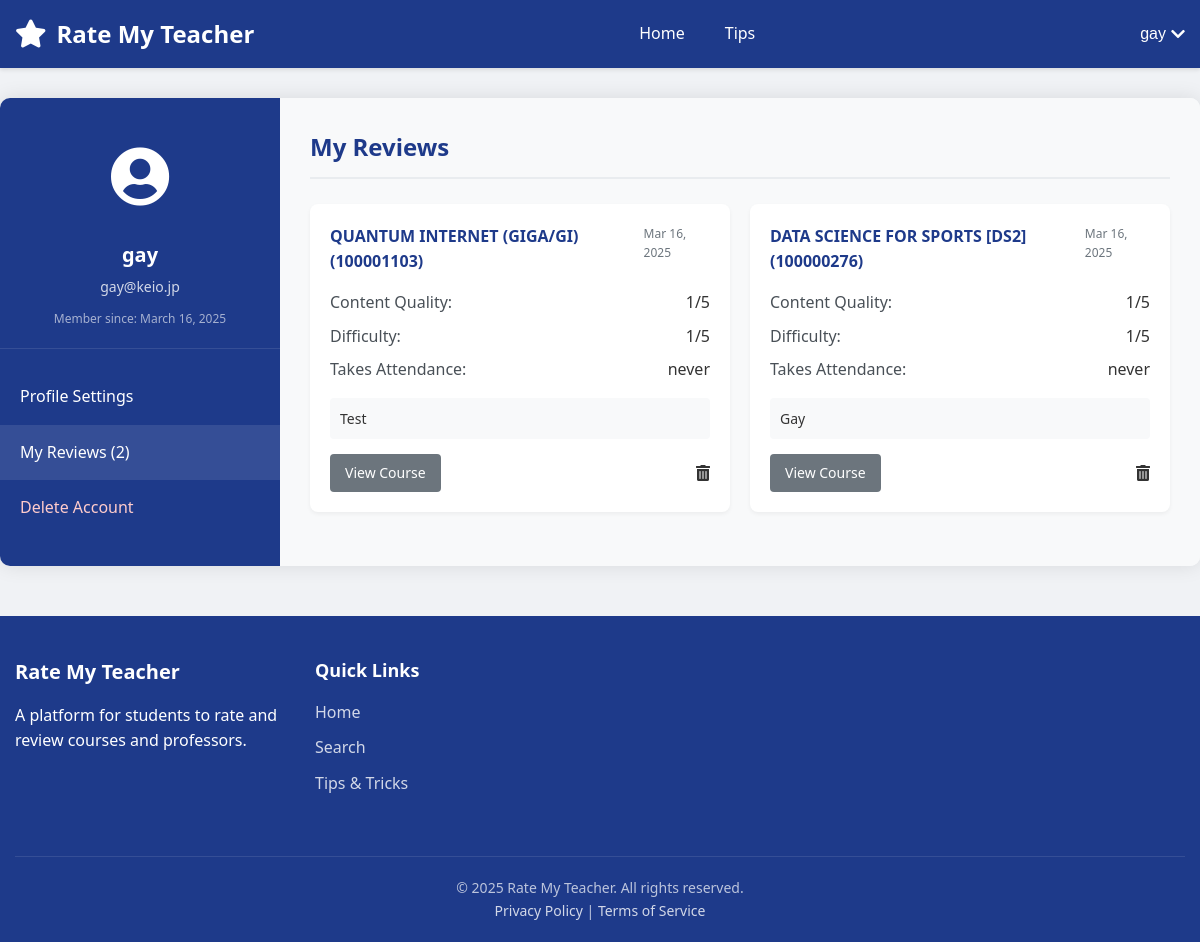
Before: /account-section.php (signed in) with the older database file.
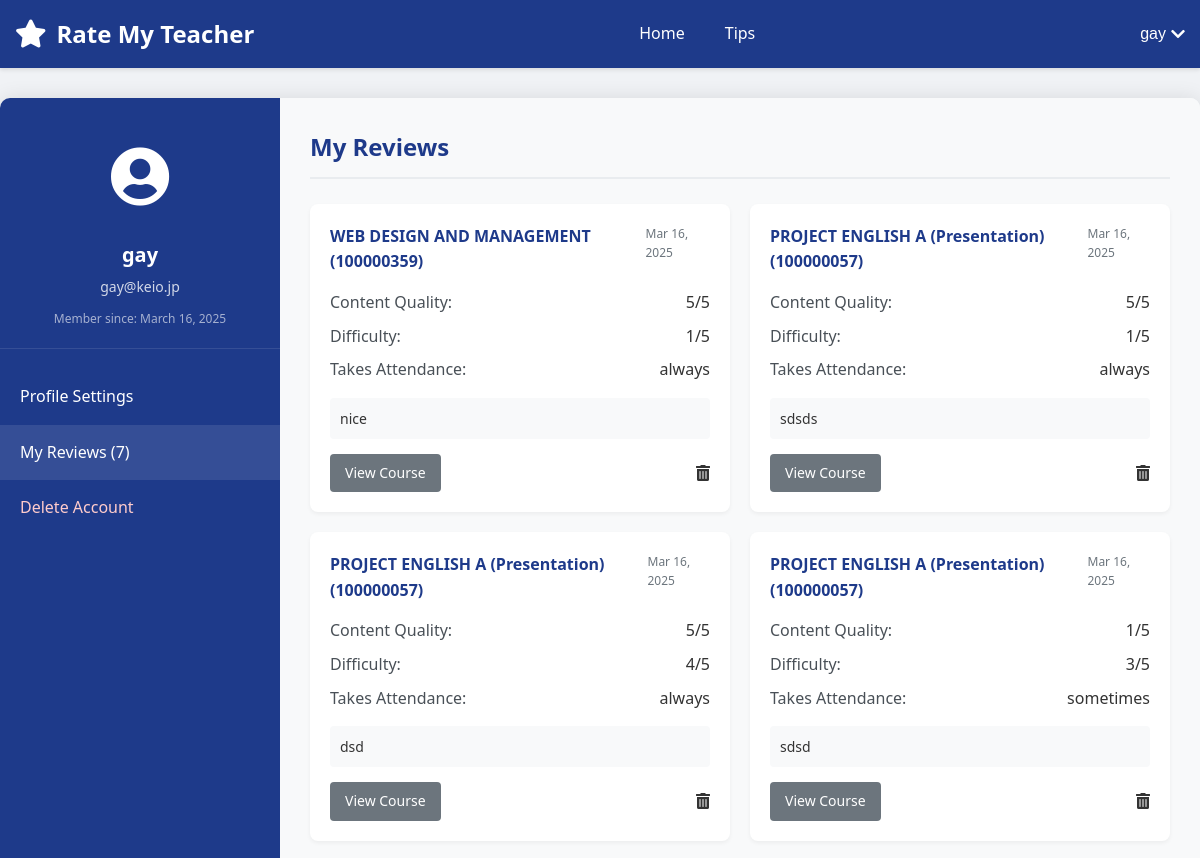
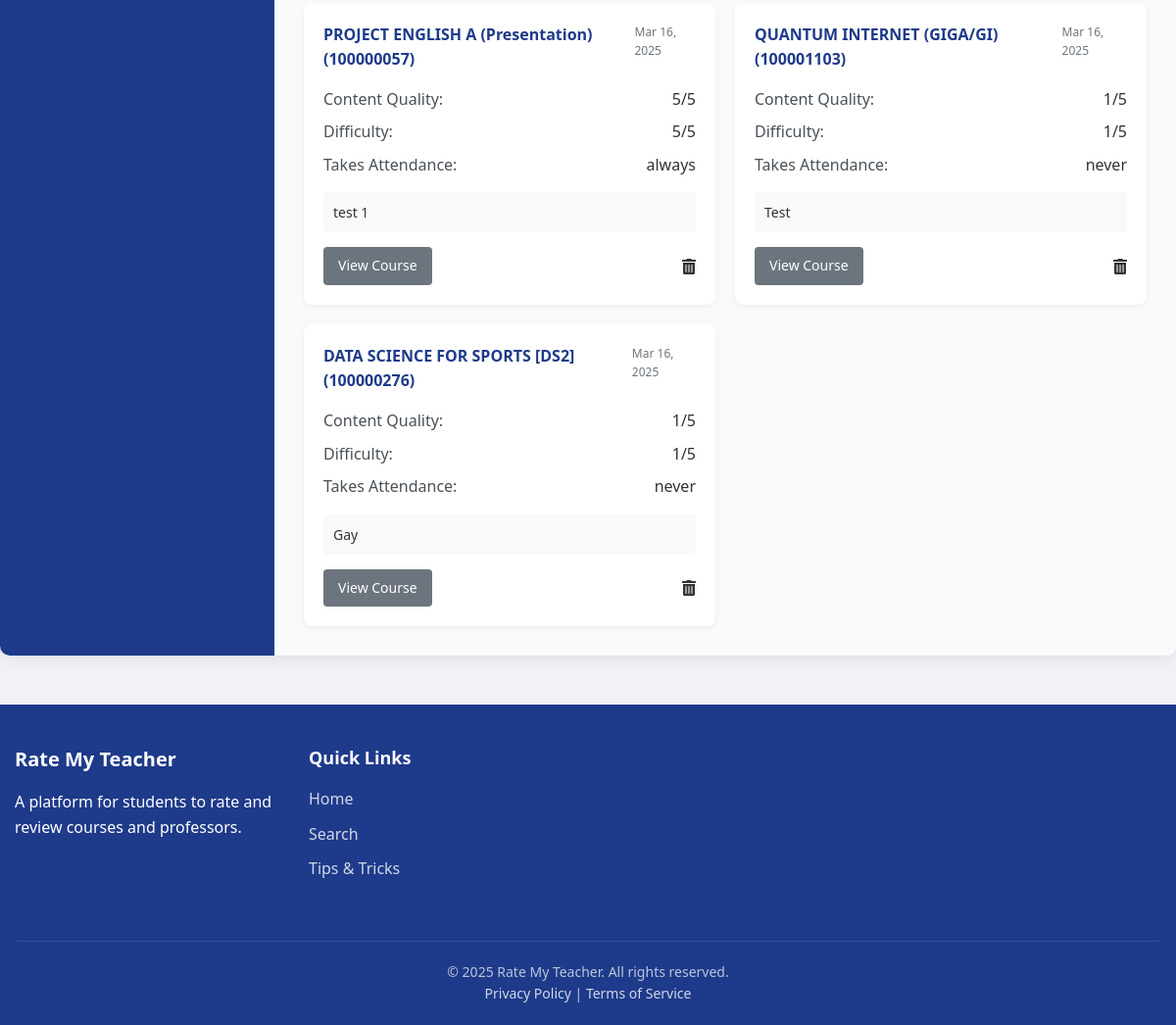
After: the same page with the newer database file (2 pictures, top to bottom).
### tables this page shows
CREATE TABLE users (
        id INTEGER PRIMARY KEY AUTOINCREMENT,
        username TEXT NOT NULL UNIQUE,
        email TEXT NOT NULL UNIQUE,
        password TEXT NOT NULL,
        created_at TIMESTAMP DEFAULT CURRENT_TIMESTAMP,
        is_verified INTEGER DEFAULT 0,
        verification_token TEXT DEFAULT NULL,
        token_expiry TIMESTAMP DEFAULT NULL
    );

CREATE TABLE ratings (
        id INTEGER PRIMARY KEY AUTOINCREMENT,
        user_id INTEGER NOT NULL,
        professor_id INTEGER NOT NULL,
        course_id INTEGER NOT NULL,
        rating REAL NOT NULL,
        content_rating INTEGER,
        difficulty_rating INTEGER,
        grade TEXT,
        textbook TEXT,
        attendance_check TEXT,
        first_half TEXT,
        second_half TEXT,
        comment TEXT,
        created_at TIMESTAMP DEFAULT CURRENT_TIMESTAMP, is_anonymous INTEGER DEFAULT 0,
        FOREIGN KEY (user_id) REFERENCES users(id) ON DELETE CASCADE,
        FOREIGN KEY (professor_id) REFERENCES professors(id) ON DELETE CASCADE,
        FOREIGN KEY (course_id) REFERENCES courses(id) ON DELETE CASCADE
    );

CREATE TABLE courses (
        id INTEGER PRIMARY KEY AUTOINCREMENT,
        name TEXT NOT NULL,
        course_code TEXT,
        description TEXT,
        professor_id INTEGER,
        semester TEXT,
        avg_content_quality REAL DEFAULT 0,
        avg_difficulty REAL DEFAULT 0,
        overall_rating REAL DEFAULT 0,
        review_count INTEGER DEFAULT 0,
        FOREIGN KEY (professor_id) REFERENCES professors(id) ON DELETE SET NULL
    );

### account-section.php (the view, shortened to what this page needs)
<?php
require_once __DIR__ . "/config.php";
$username = $_SESSION["username"];
$email = $_SESSION["email"];
$user_id = $_SESSION["id"];
$reviews_count = 0;
$reviews = [];
try {
    $columns_sql = "PRAGMA table_info(ratings)";
    $columns_result = $conn->query($columns_sql);
    $has_comments_field = false;
    $has_comment_field = false;
    while ($column = $columns_result->fetchArray(SQLITE3_ASSOC)) {
        if ($column['name'] === 'comment') {
            $has_comment_field = true;
        }
    }
    $course_columns_sql = "PRAGMA table_info(courses)";
    $course_columns_result = $conn->query($course_columns_sql);
    $course_name_field = 'name';
    $course_code_field = 'course_code';
    while ($column = $course_columns_result->fetchArray(SQLITE3_ASSOC)) {
        if ($column['name'] === 'name') {
            $course_name_field = 'name';
        }
    }
    $comment_field = $has_comments_field ? 'r.comments' : ($has_comment_field ? 'r.comment' : 'NULL');
    $review_sql = "SELECT r.*,
                  c.$course_name_field AS course_name,
                  c.$course_code_field AS course_code,
                  $comment_field AS review_text
                  FROM ratings r
                  JOIN courses c ON r.course_id = c.id
                  WHERE r.user_id = :user_id
                  ORDER BY r.created_at DESC";
    $review_stmt = $conn->prepare($review_sql);
    $review_stmt->bindValue(':user_id', $user_id, SQLITE3_INTEGER);
    $result = $review_stmt->execute();
    while ($row = $result->fetchArray(SQLITE3_ASSOC)) {
        if ($has_comments_field) {
            $row['comments'] = $row['comments'] ?? '';
        } elseif ($has_comment_field) {
            $row['comments'] = $row['comment'] ?? '';
        } else {
            $row['comments'] = '';
        }
        $row['content_quality'] = $row['content_quality'] ?? ($row['content_rating'] ?? 3);
        $row['difficulty'] = $row['difficulty'] ?? ($row['difficulty_rating'] ?? 3);
        $row['takes_attendance'] = $row['attendance_check'] ?? 'Unknown';
        $reviews[] = $row;
        $reviews_count++;
    }
} catch (Exception $e) {
    error_log("Error fetching reviews: " . $e->getMessage());
}
$join_date = "";
try {
    $date_sql = "SELECT created_at FROM users WHERE id = :user_id";
    $date_stmt = $conn->prepare($date_sql);
    $date_stmt->bindValue(':user_id', $user_id, SQLITE3_INTEGER);
    $result = $date_stmt->execute();
    if ($row = $result->fetchArray(SQLITE3_ASSOC)) {
        $join_date = date("F j, Y", strtotime($row["created_at"]));
    }
} catch (Exception $e) {
    $join_date = "Unknown";
}
include_once "header.php";
?>
<div class="account-page-container">
    <div class="account-sidebar">
        <div class="user-profile">
            <div class="profile-avatar">
                <i class="fas fa-user-circle"></i>
            </div>
            <h3><?php echo htmlspecialchars($username); ?></h3>
            <p class="user-email"><?php echo htmlspecialchars($email); ?></p>
            <p class="join-date">Member since: <?php echo $join_date; ?></p>
        </div>
        <ul class="sidebar-nav">
            <li><a href="#profile-settings" data-section="profile-settings">Profile Settings</a></li>
            <li class="active"><a href="#my-reviews" data-section="my-reviews">My Reviews (<?php echo $reviews_count; ?>)</a></li>
            <li class="danger-item"><a href="#delete-account" data-section="delete-account">Delete Account</a></li>
        </ul>
    </div>
    <div class="account-content">
        <div id="my-reviews" class="account-section active">
            <h2>My Reviews</h2>
            <?php if (count($reviews) > 0): ?>
                <div class="reviews-list">
                    <?php foreach ($reviews as $review): ?>
                        <div class="review-card">
                            <div class="review-header">
                                <h3><?php echo htmlspecialchars($review["course_name"]); ?> (<?php echo htmlspecialchars($review["course_code"]); ?>)</h3>
                                <span class="review-date"><?php echo date("M j, Y", strtotime($review["created_at"])); ?></span>
                            </div>
                            <div class="review-ratings">
                                <div class="rating-item">
                                    <span class="rating-label">Content Quality:</span>
                                    <span class="rating-value"><?php echo $review["content_quality"]; ?>/5</span>
                                </div>
                                <div class="rating-item">
                                    <span class="rating-label">Difficulty:</span>
                                    <span class="rating-value"><?php echo $review["difficulty"]; ?>/5</span>
                                </div>
                                <?php if (isset($review["takes_attendance"])): ?>
                                <div class="rating-item">
                                    <span class="rating-label">Takes Attendance:</span>
                                    <span class="rating-value"><?php echo htmlspecialchars($review["takes_attendance"]); ?></span>
                                </div>
                                <?php endif; ?>
                            </div>
                            <?php
                            $reviewText = '';
                            if (!empty($review["comments"])) {
                                $reviewText = $review["comments"];
                            } elseif (!empty($review["comment"])) {
                                $reviewText = $review["comment"];
                            } elseif (!empty($review["review_text"])) {
                                $reviewText = $review["review_text"];
                            }
                            if (!empty($reviewText)):
                            ?>
                                <div class="review-comment">
                                    <p><?php echo htmlspecialchars($reviewText); ?></p>
                                </div>
                            <?php endif; ?>
                            <div class="review-actions">
                            <a href="course.php?course=<?php echo urlencode($review["course_name"]); ?>&professor=<?php echo isset($review["professor_name"]) ? urlencode($review["professor_name"]) : ''; ?>" class="btn-secondary">View Course</a>                                    <i class="fas fa-trash-alt"></i>
                            </div>
                        </div>
                    <?php endforeach; ?>
                </div>
            <?php endif; ?>
        </div>
    </div>
</div>
<?php
include_once __DIR__ . "/footer.php";
?>

### header.php (shortened to what this page needs)
<!DOCTYPE html>
<html lang="en">
<head>
    <link rel="stylesheet" href="https://cdnjs.cloudflare.com/ajax/libs/font-awesome/5.15.4/css/all.min.css">
</head>
<body>
    <header>
        <div class="header-container">
            <a href="index.php" class="site-logo">
                <i class="fas fa-star"></i>
                Rate My Teacher
            </a>
            <nav class="main-nav" id="main-nav">
                <ul>
                    <li><a href="home.php" class="<?php echo basename($_SERVER['PHP_SELF']) == 'home.php' ? 'active' : ''; ?>">Home</a></li>
                    <li><a href="tipsandtricks.php" class="<?php echo basename($_SERVER['PHP_SELF']) == 'tipsandtricks.php' ? 'active' : ''; ?>">Tips</a></li>
                </ul>
            </nav>
            <div class="user-menu">
                <?php if (isset($_SESSION["loggedin"]) && $_SESSION["loggedin"] === true): ?>
                    <button class="user-menu-btn" id="user-menu-btn">
                        <?php echo htmlspecialchars($_SESSION["username"]); ?>
                        <i class="fas fa-chevron-down"></i>
                    </button>
                <?php endif; ?>
            </div>
        </div>
    </header>
    <div class="main-container">

### footer.php (shortened to what this page needs)
    </div>
    <footer>
        <div class="footer-container">
            <div class="footer-info">
                <h3>Rate My Teacher</h3>
                <p>A platform for students to rate and review courses and professors.</p>
            </div>
            <div class="footer-links">
                <h4>Quick Links</h4>
                <ul>
                    <li><a href="home.php">Home</a></li>
                    <li><a href="search.php">Search</a></li>
                    <li><a href="tipsandtricks.php">Tips & Tricks</a></li>
                </ul>
            </div>
            <div class="footer-legal">
                <p>&copy; <?php echo date("Y"); ?> Rate My Teacher. All rights reserved.</p>
                <p><a href="#">Privacy Policy</a> | <a href="#">Terms of Service</a></p>
            </div>
        </div>
    </footer>
</body>
</html>

### header.php (style rules this page uses)
* { margin: 0; padding: 0; box-sizing: border-box; }
body { font-family: 'Segoe UI', Tahoma, Geneva, Verdana, sans-serif; line-height: 1.6; color: #333; background-color: #f0f2f5; }
header { background-color: #1e3a8a; color: white; padding: 15px 0; box-shadow: 0 2px 4px rgba(0, 0, 0, 0.1); }
.header-container { max-width: 1200px; margin: 0 auto; padding: 0 15px; display: flex; justify-content: space-between; align-items: center; }
.site-logo { font-size: 24px; font-weight: bold; text-decoration: none; color: white; display: flex; align-items: center; }
.site-logo i { margin-right: 10px; font-size: 28px; }
.main-nav ul { list-style: none; display: flex; gap: 20px; }
.main-nav a { text-decoration: none; color: white; font-weight: 500; padding: 5px 10px; border-radius: 4px; transition: background-color 0.2s; }
.user-menu { position: relative; }
.user-menu-btn { background: none; border: none; color: white; cursor: pointer; display: flex; align-items: center; font-size: 16px; font-weight: 500; }
.user-menu-btn i { margin-left: 5px; }

### account-section.php (style rules this page uses)
.account-page-container { display: flex; max-width: 1200px; margin: 30px auto; background-color: #fff; border-radius: 10px; box-shadow: 0 0 20px rgba(0, 0, 0, 0.1); overflow: hidden; }
.account-sidebar { width: 280px; background-color: #1e3a8a; color: #fff; padding: 30px 0; }
.user-profile { padding: 0 20px 20px; text-align: center; border-bottom: 1px solid rgba(255, 255, 255, 0.1); }
.profile-avatar { font-size: 60px; margin-bottom: 15px; }
.user-profile h3 { margin: 0 0 5px; font-size: 20px; }
.user-email { margin: 0 0 10px; font-size: 14px; opacity: 0.8; }
.join-date { font-size: 12px; opacity: 0.6; }
.sidebar-nav { list-style: none; padding: 0; margin: 20px 0 0 0; }
.sidebar-nav li { padding: 0; margin: 0; }
.sidebar-nav li a { display: block; padding: 15px 20px; color: #fff; text-decoration: none; transition: background-color 0.2s; }
.sidebar-nav li a:hover, .sidebar-nav li.active a { background-color: rgba(255, 255, 255, 0.1); }
.sidebar-nav li.danger-item a { color: #ffcccc; }
.account-content { flex: 1; padding: 30px; background-color: #f8f9fa; overflow-y: auto; }
.account-section { display: none; }
.account-section.active { display: block; }
.account-section h2 { color: #1e3a8a; margin-top: 0; margin-bottom: 25px; padding-bottom: 10px; border-bottom: 2px solid #e9ecef; }
.btn-secondary { background-color: #6c757d; color: white; padding: 8px 15px; border: none; border-radius: 4px; cursor: pointer; font-size: 14px; text-decoration: none; display: inline-block; transition: background-color 0.2s; }
.reviews-list { display: grid; gap: 20px; grid-template-columns: repeat(auto-fill, minmax(300px, 1fr)); }
.review-card { background-color: #fff; border-radius: 8px; padding: 20px; box-shadow: 0 2px 4px rgba(0, 0, 0, 0.05); }
.review-header { display: flex; justify-content: space-between; align-items: flex-start; margin-bottom: 15px; }
.review-header h3 { margin: 0; font-size: 16px; color: #1e3a8a; }
.review-date { font-size: 12px; color: #6c757d; }
.review-ratings { margin-bottom: 15px; }
.rating-item { display: flex; justify-content: space-between; margin-bottom: 8px; }
.rating-label { font-weight: 500; color: #495057; }
.review-comment { padding: 10px; background-color: #f8f9fa; border-radius: 4px; margin-bottom: 15px; }
.review-comment p { margin: 0; font-size: 14px; line-height: 1.5; }
.review-actions { display: flex; justify-content: space-between; align-items: center; }

### footer.php (style rules this page uses)
footer { background-color: #1e3a8a; color: white; padding: 40px 0 20px; margin-top: 50px; }
.footer-container { max-width: 1200px; margin: 0 auto; padding: 0 15px; display: grid; grid-template-columns: repeat(auto-fit, minmax(250px, 1fr)); gap: 30px; }
.footer-info h3 { margin-bottom: 15px; font-size: 20px; }
.footer-links h4 { margin-bottom: 15px; font-size: 18px; }
.footer-links ul { list-style: none; }
.footer-links ul li { margin-bottom: 10px; }
.footer-links a { color: rgba(255, 255, 255, 0.8); text-decoration: none; transition: color 0.2s; }
.footer-legal { grid-column: 1 / -1; text-align: center; margin-top: 20px; padding-top: 20px; border-top: 1px solid rgba(255, 255, 255, 0.1); font-size: 14px; color: rgba(255, 255, 255, 0.7); }
.footer-legal a { color: rgba(255, 255, 255, 0.8); text-decoration: none; }

Changed rows visible on the page:
added ratings: course.name "WEB DESIGN AND MANAGEMENT", course.course_code "100000359", created_at "Mar 16, 2025", content_quality "5", difficulty_rating "1", attendance_check "always", reviewText "nice"
added ratings: course.name "PROJECT ENGLISH A (Presentation)", course.course_code "100000057", created_at "Mar 16, 2025", content_quality "5", difficulty_rating "1", attendance_check "always", reviewText "sdsds"
added ratings: course.name "PROJECT ENGLISH A (Presentation)", course.course_code "100000057", created_at "Mar 16, 2025", content_rating "5", difficulty_rating "4", attendance_check "always", reviewText "dsd"
added ratings: course.name "PROJECT ENGLISH A (Presentation)", course.course_code "100000057", created_at "Mar 16, 2025", content_rating "1", difficulty_rating "3", attendance_check "sometimes", reviewText "sdsd"
added ratings: course.name "PROJECT ENGLISH A (Presentation)", course.course_code "100000057", created_at "Mar 16, 2025", content_rating "5", difficulty_rating "5", attendance_check "always", reviewText "test 1"
Other visible differences:
$reviews_count: "2" → "7"
